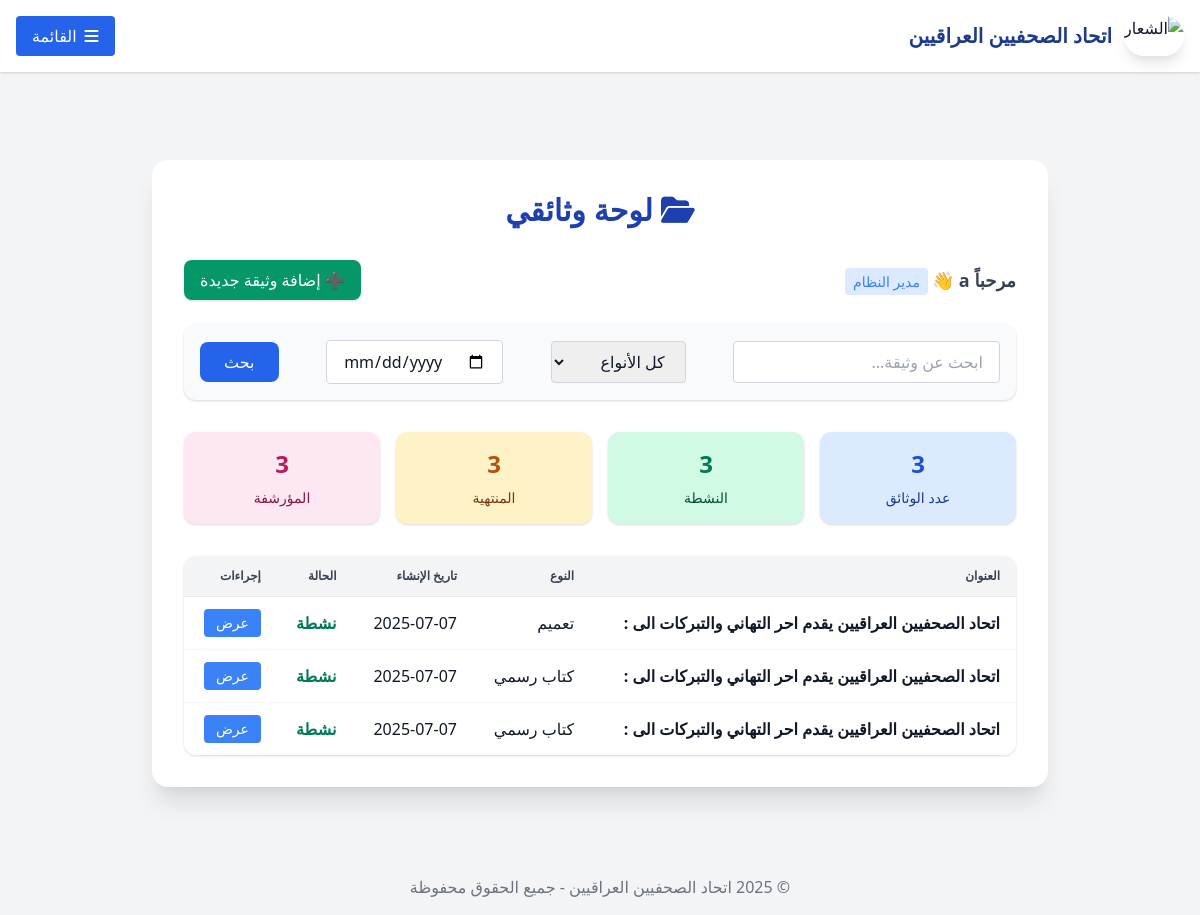
Screenshot of /my-notes/ (signed in) with the database file from the repository.
### notes/models.py (models this page shows, shortened)
class UserProfile(models.Model):
    ROLE_CHOICES = [
        ('employee', 'موظف'),
        ('normal', 'مستخدم عادي'),
        ('viewer', 'عرض فقط'),
        ('reader', 'قراءة'),
        ('supervisor', 'مشرف رئيسي'),
        ('admin', 'مدير النظام'),
    ]
    user = models.OneToOneField(User, on_delete=models.CASCADE)
    role = models.CharField(max_length=20, choices=ROLE_CHOICES, default='viewer')

class Note(models.Model):
    TYPE_CHOICES = [
        ('administrative', 'أمر إداري'),
        ('official', 'كتاب رسمي'),
        ('circular', 'تعميم'),
    ]
    DIRECTION_CHOICES = [
        ('outgoing', 'صادرة'),
        ('incoming', 'واردة'),
    ]
    title = models.CharField("عنوان الوثيقة", max_length=255)
    content = models.TextField("محتوى الوثيقة", blank=True, null=True)
    doc_type = models.CharField("نوع الوثيقة", max_length=20, choices=TYPE_CHOICES, default='official')
    direction = models.CharField("جهة الوثيقة", max_length=10, choices=DIRECTION_CHOICES, default='outgoing')  # ✅ جديد
    file = models.FileField("ملف مرفق (PDF)", upload_to='documents/', blank=True, null=True)
    stamp = models.ImageField("الختم", upload_to='documents/', blank=True, null=True)
    signature = models.ImageField("التوقيع", upload_to='documents/', blank=True, null=True)
    issuer_name = models.CharField("اسم الجهة المصدرة", max_length=255, blank=True, null=True)
    recipient_name = models.CharField("اسم الجهة المستقبلة", max_length=255, blank=True, null=True)  # جديد
    created_by = models.ForeignKey(User, on_delete=models.CASCADE, related_name='notes')
    access_token = models.UUIDField(default=uuid.uuid4, unique=True, editable=False)
    created_at = models.DateTimeField("تاريخ الإضافة", auto_now_add=True)
    expiry_date = models.DateTimeField("تاريخ انتهاء الصلاحية", blank=True, null=True)
    is_archived = models.BooleanField("أرشفة", default=False)
    is_deleted = models.BooleanField("تم الحذف؟", default=False)
    tags = models.ManyToManyField(Tag, verbose_name="الوسوم", blank=True)

### notes/views.py (the view)
# urls.py: path('my-notes/', views.user_notes, name='user_notes'),
@login_required
def user_notes(request):
    return render(request, 'notes/user_notes.html', {
        'notes': Note.objects.filter(created_by=request.user, is_deleted=False).order_by('-created_at'),
        'user_profile': get_user_profile(request)
    })

### notes/views.py (called while the page is built)
def get_user_profile(request):
    try:
        return UserProfile.objects.get(user=request.user)
    except UserProfile.DoesNotExist:
        return UserProfile.objects.create(user=request.user, role='viewer')

### templates/notes/user_notes.html (shortened to what this page needs)
{% extends "base.html" %}
{% block content %}
<div class="bg-white rounded-2xl shadow-xl p-8 max-w-4xl mx-auto mt-8">
    <h2 class="text-3xl font-extrabold text-blue-800 mb-8 text-center drop-shadow-lg flex items-center justify-center gap-2">
        <i class="fas fa-folder-open"></i> لوحة وثائقي
    </h2>
    <div class="flex flex-col md:flex-row md:items-center md:justify-between gap-4 mb-6">
        <div>
            <span class="text-lg font-semibold text-gray-700">مرحباً {{ request.user.first_name|default:request.user.username }} 👋</span>
            <span class="ml-2 text-sm text-blue-500 bg-blue-100 px-2 py-1 rounded">{{ user_profile.get_role_display }}</span>
        </div>
        <a href="{% url 'create_note' %}" class="bg-green-600 text-white px-4 py-2 rounded-lg hover:bg-green-700 shadow transition">➕ إضافة وثيقة جديدة</a>
    </div>
    <form method="get" class="mb-8 flex flex-col md:flex-row gap-4 items-center justify-between bg-gray-50 p-4 rounded-xl shadow">
        <input type="text" name="q" placeholder="ابحث عن وثيقة..." class="w-full md:w-1/3 px-4 py-2 rounded border border-gray-300 focus:outline-none focus:ring-2 focus:ring-blue-400" value="{{ request.GET.q }}">
        <select name="doc_type" class="px-4 py-2 rounded border border-gray-300 focus:outline-none">
            <option value="">كل الأنواع</option>
        </select>
        <input type="date" name="created_at" class="px-4 py-2 rounded border border-gray-300 focus:outline-none" value="{{ request.GET.created_at }}">
        <button type="submit" class="bg-blue-600 text-white px-6 py-2 rounded-lg hover:bg-blue-800 transition">بحث</button>
    </form>
    <div class="grid grid-cols-2 md:grid-cols-4 gap-4 mb-8">
        <div class="bg-blue-100 rounded-xl p-4 text-center shadow">
            <div class="text-2xl font-bold text-blue-700">{{ notes|length }}</div>
            <div class="text-sm text-blue-900 mt-2">عدد الوثائق</div>
        </div>
        <div class="bg-green-100 rounded-xl p-4 text-center shadow">
            <div class="text-2xl font-bold text-green-700">{{ notes|dictsort:'is_archived'|length }}</div>
            <div class="text-sm text-green-900 mt-2">النشطة</div>
        </div>
        <div class="bg-yellow-100 rounded-xl p-4 text-center shadow">
            <div class="text-2xl font-bold text-yellow-700">{{ notes|dictsort:'expiry_date'|length }}</div>
            <div class="text-sm text-yellow-900 mt-2">المنتهية</div>
        </div>
        <div class="bg-pink-100 rounded-xl p-4 text-center shadow">
            <div class="text-2xl font-bold text-pink-700">{{ notes|dictsort:'is_archived'|length }}</div>
            <div class="text-sm text-pink-900 mt-2">المؤرشفة</div>
        </div>
    </div>
    {% if notes %}
    <div class="overflow-x-auto rounded-xl shadow">
        <table class="min-w-full divide-y divide-gray-200">
            <thead class="bg-gray-100">
                <tr>
                    <th class="px-4 py-3 text-right text-xs font-bold text-gray-700">العنوان</th>
                    <th class="px-4 py-3 text-right text-xs font-bold text-gray-700">النوع</th>
                    <th class="px-4 py-3 text-right text-xs font-bold text-gray-700">تاريخ الإنشاء</th>
                    <th class="px-4 py-3 text-right text-xs font-bold text-gray-700">الحالة</th>
                    <th class="px-4 py-3 text-right text-xs font-bold text-gray-700">إجراءات</th>
                </tr>
            </thead>
            <tbody class="bg-white divide-y divide-gray-100">
                {% for note in notes %}
                <tr class="hover:bg-blue-50 transition">
                    <td class="px-4 py-3 font-semibold">{{ note.title }}</td>
                    <td class="px-4 py-3">{{ note.get_doc_type_display }}</td>
                    <td class="px-4 py-3">{{ note.created_at|date:"Y-m-d" }}</td>
                    <td class="px-4 py-3">
                        {% if note.is_archived %}<span class="text-pink-700 font-bold">مؤرشفة</span>{% elif note.expiry_date and note.expiry_date < now %}<span class="text-yellow-700 font-bold">منتهية</span>{% else %}<span class="text-green-700 font-bold">نشطة</span>{% endif %}
                    </td>
                    <td class="px-4 py-3 flex gap-2">
                        <a href="{% url 'note_detail' note.access_token %}" class="bg-blue-500 text-white px-3 py-1 rounded hover:bg-blue-700 transition text-sm">عرض</a>
                    </td>
                </tr>
                {% endfor %}
            </tbody>
        </table>
    </div>
    {% else %}
        <div class="text-center text-gray-500 py-12 text-lg">لا توجد وثائق متاحة.</div>
    {% endif %}
</div>
{% endblock %}

### rows the page displays
UserProfile: role "مدير النظام"
Note: title "اتحاد الصحفيين العراقيين يقدم احر التهاني والتبركات الى :", doc_type "تعميم", created_at "2025-07-07", is_archived "نشطة"
Note: title "اتحاد الصحفيين العراقيين يقدم احر التهاني والتبركات الى :", doc_type "كتاب رسمي", created_at "2025-07-07", is_archived "نشطة"
Note: title "اتحاد الصحفيين العراقيين يقدم احر التهاني والتبركات الى :", doc_type "كتاب رسمي", created_at "2025-07-07", is_archived "نشطة"

### other values shown
{{ notes|length }} "3"
{{ notes|dictsort:'is_archived'|length }} "3"
{{ notes|dictsort:'expiry_date'|length }} "3"
